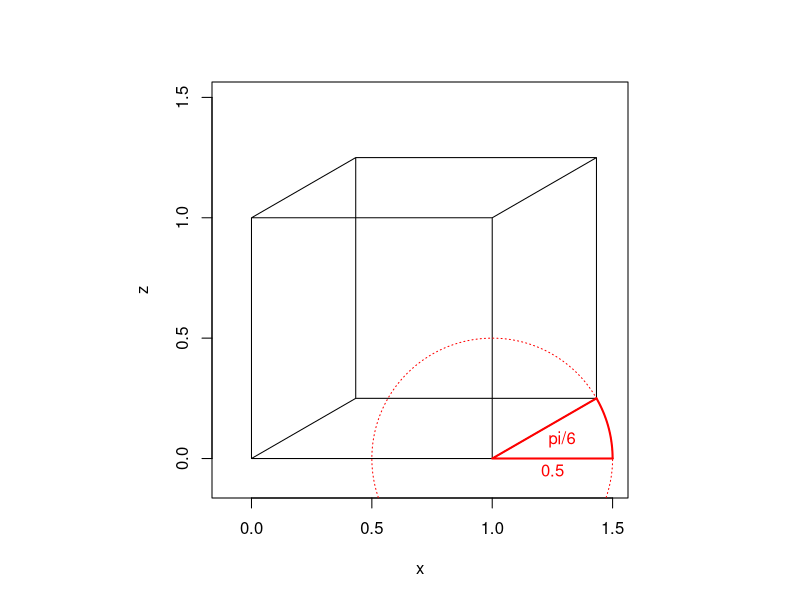
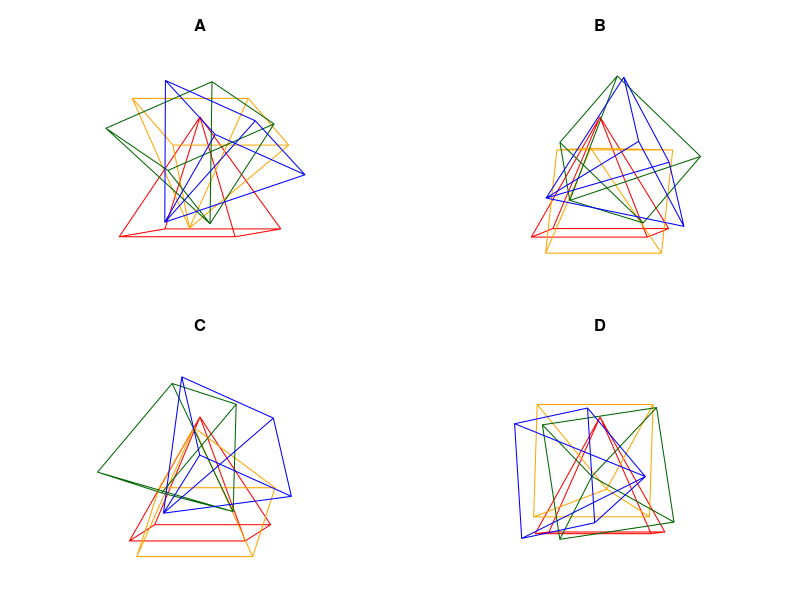

Source code (R) for these figures, in order:
## ---- chunk 1
matpr = function(A){
  pra = "\\begin{bmatrix}\n"
  for(i in 1:dim(A)[1]){
    pra = paste0(pra,paste0(A[i,],collapse=" & "))
    if(i<dim(A)[1]){pra = paste0(pra,"\\\\\n")} else {pra = paste0(pra,"\n")}
  }
  pra = paste0(pra,"\\end{bmatrix}")
  return(pra)
}
matcc = function(A){
  s = "[["
  for(i in 1:(dim(A)[1])){
    s2 = paste0(A[i,],collapse=",")
    s = paste0(s,s2,collapse="")
    if(i<dim(A)[1]){
      s = paste0(s,"],[",collapse="")
    }
  }
  s = paste0(s,"]]",collapse="")
  return(s)
}

X = matrix(c(1,-1,-1,
      -1,-1,-1,
      -1,1,-1,
      1,1,-1,
      1,-1,-1,
      0,0,1,
      1,1,-1,
      -1,1,-1,
      0,0,1,
      -1,-1,-1),3)


XS = c(0,0,0,
      0,0,1,
      0,1,1,
      0,1,0,
      0,0,0,
      1,0,0,
      1,1,0,
      0,1,0,
      1,1,0,
      1,1,1,
      0,1,1,
      1,1,1,
      1,0,1,
      0,0,1,
      1,0,1,
      1,0,0)
XS = matrix(XS,3)

tx = round(runif(1,0.1,2*pi-0.1),2)
ty = round(runif(1,0.1,2*pi-0.1),2)
tz = round(runif(1,0.1,2*pi-0.1),2)
tp = round(runif(1,0.1,pi/4),2)
r = round(runif(1,0.05,0.5),2)

pams1 = c(tp,r,tx,ty,tz)

pm = list(pams1)

for(i in 2:4){
  tx2 = round(runif(1,0.1,2*pi-0.1),2)
  ty2 = round(runif(1,0.1,2*pi-0.1),2)
  tz2 = round(runif(1,0.1,2*pi-0.1),2)
  tp2 = round(runif(1,0.1,pi/4),2)
  r2 = round(runif(1,0.05,0.5),2)
  pams2 = c(tp2,r2,tx2,ty2,tz2)
  pm[[i]] = pams2
}

ord = sample(1:4)
sol = paste0(1*(1==ord),collapse="")

## ---- chunk 2
r = 0.5
t = pi/6
P = matrix(c(1,r*cos(t),0,0,r*sin(t),1),2,byrow=T)
Y = P%*%XS
par(pty="s")
plot(Y[1,],Y[2,],type="l",xlim=c(-0.1,1.5),ylim=c(-0.1,1.5),xlab="x",ylab="z")
lines(c(1+r,1,1+r*cos(t)),c(0,0,r*sin(t)),col="red",lwd=2)
th = seq(0,2*pi,length.out=300)
lines(1+r*cos(th),r*sin(th),col="red",lty=3)
th = seq(0,t,length.out=100)
lines(1+r*cos(th),r*sin(th),col="red",lwd=2)
text(1+0.3*cos(t/2),0.3*sin(t/2),"pi/6",col="red")
text(1+r/2,-0.05,r,col="red")
## ---- chunk 3
par(pty="s",mfrow=c(2,2),mar=c(0,0,3,0))
for(i in 1:4){
  pams = pm[[ord[i]]]
  TP = pams[1]
  R = pams[2]
  TX = pams[3]
  TY = pams[4]
  TZ = pams[5]
  rx = matrix(c(1,0,0,
                0,cos(TX),-sin(TX),
                0,sin(TX),cos(TX)),3,byrow = T)
  ry = matrix(c(cos(TY),0,sin(TY),
                0,1,0,
                -sin(TY),0,cos(TY)),3,byrow = T)
  rz = matrix(c(cos(TZ),-sin(TZ),0,
                sin(TZ),cos(TZ),0,
                0,0,1),3,byrow = T)
  pp = matrix(c(1,R*cos(TP),0,
                0,R*sin(TP),1),2,byrow=T)
  x1 = pp %*% X
  x2 = pp %*% rx %*% X
  x3 = pp %*% ry %*% rx %*% X
  x4 = pp %*% rz %*% ry %*% rx %*% X
  plot(0,0,type="n",axes=F,ann=T,xlab="",ylab="",xlim=c(-2,2),ylim=c(-2,2),main=c("A","B","C","D")[i])
  lines(x1[1,],x1[2,],col="red")
  lines(x2[1,],x2[2,],col="orange")
  lines(x3[1,],x3[2,],col="darkgreen")
  lines(x4[1,],x4[2,],col="blue")
}
